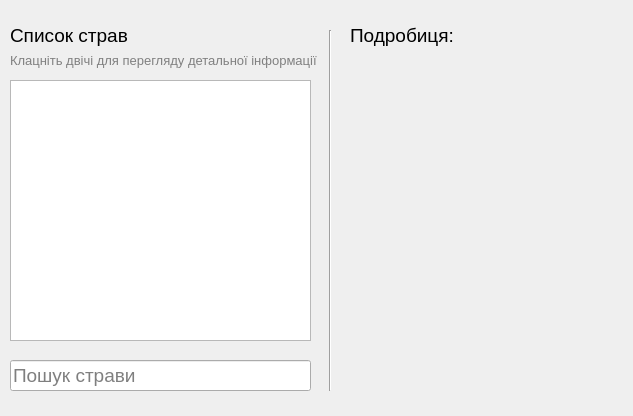
<?xml version="1.0" encoding="UTF-8"?>
<ui version="4.0">
 <class>guestWindow</class>
 <widget class="QWidget" name="guestWindow">
  <property name="geometry">
   <rect>
    <x>0</x>
    <y>0</y>
    <width>633</width>
    <height>416</height>
   </rect>
  </property>
  <property name="font">
   <font>
    <family>Segoe UI</family>
    <pointsize>14</pointsize>
   </font>
  </property>
  <property name="windowTitle">
   <string>Гість</string>
  </property>
  <widget class="QLabel" name="label">
   <property name="geometry">
    <rect>
     <x>350</x>
     <y>20</y>
     <width>181</width>
     <height>31</height>
    </rect>
   </property>
   <property name="text">
    <string>Подробиця:</string>
   </property>
  </widget>
  <widget class="QListWidget" name="dishesList">
   <property name="geometry">
    <rect>
     <x>10</x>
     <y>80</y>
     <width>301</width>
     <height>261</height>
    </rect>
   </property>
  </widget>
  <widget class="QLabel" name="label_2">
   <property name="geometry">
    <rect>
     <x>10</x>
     <y>20</y>
     <width>181</width>
     <height>31</height>
    </rect>
   </property>
   <property name="text">
    <string>Список страв</string>
   </property>
  </widget>
  <widget class="QLabel" name="label_3">
   <property name="geometry">
    <rect>
     <x>10</x>
     <y>50</y>
     <width>311</width>
     <height>20</height>
    </rect>
   </property>
   <property name="font">
    <font>
     <family>Segoe UI</family>
     <pointsize>10</pointsize>
    </font>
   </property>
   <property name="styleSheet">
    <string notr="true">color:grey</string>
   </property>
   <property name="text">
    <string>Клацніть двічі для перегляду детальної інформації</string>
   </property>
  </widget>
  <widget class="QLineEdit" name="searchLineEdit">
   <property name="geometry">
    <rect>
     <x>10</x>
     <y>360</y>
     <width>301</width>
     <height>31</height>
    </rect>
   </property>
   <property name="placeholderText">
    <string>Пошук страви</string>
   </property>
  </widget>
  <widget class="Line" name="line">
   <property name="geometry">
    <rect>
     <x>320</x>
     <y>30</y>
     <width>20</width>
     <height>361</height>
    </rect>
   </property>
   <property name="orientation">
    <enum>Qt::Vertical</enum>
   </property>
  </widget>
  <widget class="QTextEdit" name="dishDetailsTextEdit">
   <property name="geometry">
    <rect>
     <x>350</x>
     <y>80</y>
     <width>261</width>
     <height>251</height>
    </rect>
   </property>
   <property name="styleSheet">
    <string notr="true">background: rgba(0,0,255,0%)</string>
   </property>
   <property name="html">
    <string>&lt;!DOCTYPE HTML PUBLIC &quot;-//W3C//DTD HTML 4.0//EN&quot; &quot;http://www.w3.org/TR/REC-html40/strict.dtd&quot;&gt;
&lt;html&gt;&lt;head&gt;&lt;meta name=&quot;qrichtext&quot; content=&quot;1&quot; /&gt;&lt;style type=&quot;text/css&quot;&gt;
p, li { white-space: pre-wrap; }
&lt;/style&gt;&lt;/head&gt;&lt;body style=&quot; font-family:'MS Shell Dlg 2'; font-size:8.25pt; font-weight:400; font-style:normal;&quot;&gt;
&lt;p style=&quot;-qt-paragraph-type:empty; margin-top:0px; margin-bottom:0px; margin-left:0px; margin-right:0px; -qt-block-indent:0; text-indent:0px;&quot;&gt;&lt;br /&gt;&lt;/p&gt;
&lt;p style=&quot;-qt-paragraph-type:empty; margin-top:0px; margin-bottom:0px; margin-left:0px; margin-right:0px; -qt-block-indent:0; text-indent:0px;&quot;&gt;&lt;br /&gt;&lt;/p&gt;&lt;/body&gt;&lt;/html&gt;</string>
   </property>
  </widget>
 </widget>
 <resources/>
 <connections/>
</ui>
